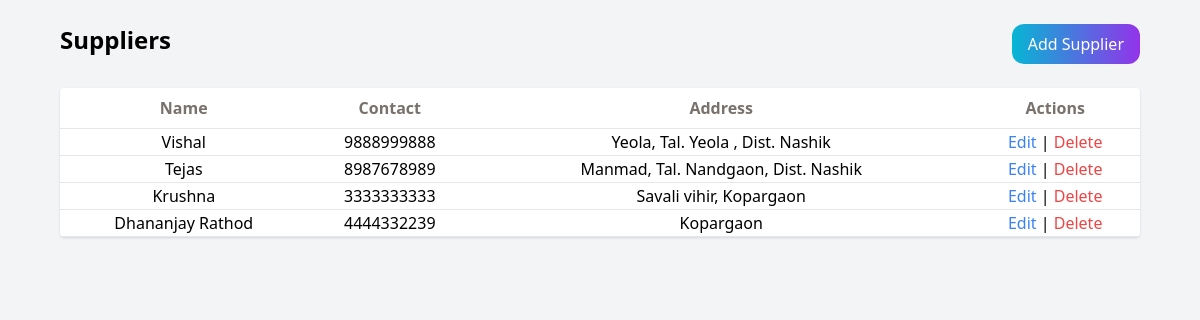
Page /suppliers/ (signed in) on the committed database.
### accounts/models.py (models this page shows, shortened)
class Supplier(models.Model):
    name = models.CharField(max_length=100)
    contact = models.CharField(max_length=15)
    address = models.TextField()

### accounts/views.py (the view)
# urls.py: path('suppliers/', views.supplier_list, name='supplier_list'),
@login_required
def supplier_list(request):
    suppliers = Supplier.objects.all()
    return render(request, 'suppliers/list.html', {'suppliers': suppliers})

### templates/suppliers/list.html (shortened to what this page needs)
<!DOCTYPE html>
<html>
<head>
    <script src="https://cdn.tailwindcss.com"></script>
</head>
<body class="bg-gray-100 p-6">
<div class="mx-9">
    <div class="flex justify-between mb-6">
        <h1 class="text-2xl font-bold">Suppliers</h1>
        <button onclick="openAddModal()"
            class="bg-gradient-to-r from-cyan-500 to-purple-600 text-white px-4 py-2 rounded-xl">
            Add Supplier
        </button>
    </div>
    <table class="w-full bg-white rounded shadow">
        <thead>
            <tr class="border-b text-stone-500">
                <th class="p-2">Name</th>
                <th class="p-2">Contact</th>
                <th class="p-2">Address</th>
                <th class="p-2">Actions</th>
            </tr>
        </thead>
        <tbody>
            {% for s in suppliers %}
            <tr class="border-b text-center">
                <td>{{ s.name }}</td>
                <td>{{ s.contact }}</td>
                <td>{{ s.address }}</td>
                <td>
                    <a onclick="openEditModal({{ s.id }}, '{{ s.name }}', '{{ s.contact }}', '{{ s.address }}')" class="text-blue-500 cursor-pointer">Edit</a> |
                    <a onclick="openDeleteModal({{ s.id }}, '{{ s.name }}')" class="text-red-500 cursor-pointer">Delete</a>
                </td>
            </tr>
            {% endfor %}
        </tbody>
    </table>
</div>
</body>
</html>

### rows in the picture
Supplier: name "Vishal", contact "9888999888", address "Yeola, Tal. Yeola , Dist. Nashik"
Supplier: name "Tejas", contact "8987678989", address "Manmad, Tal. Nandgaon, Dist. Nashik"
Supplier: name "Krushna", contact "3333333333", address "Savali vihir, Kopargaon"
Supplier: name "Dhananjay Rathod", contact "4444332239", address "Kopargaon"
